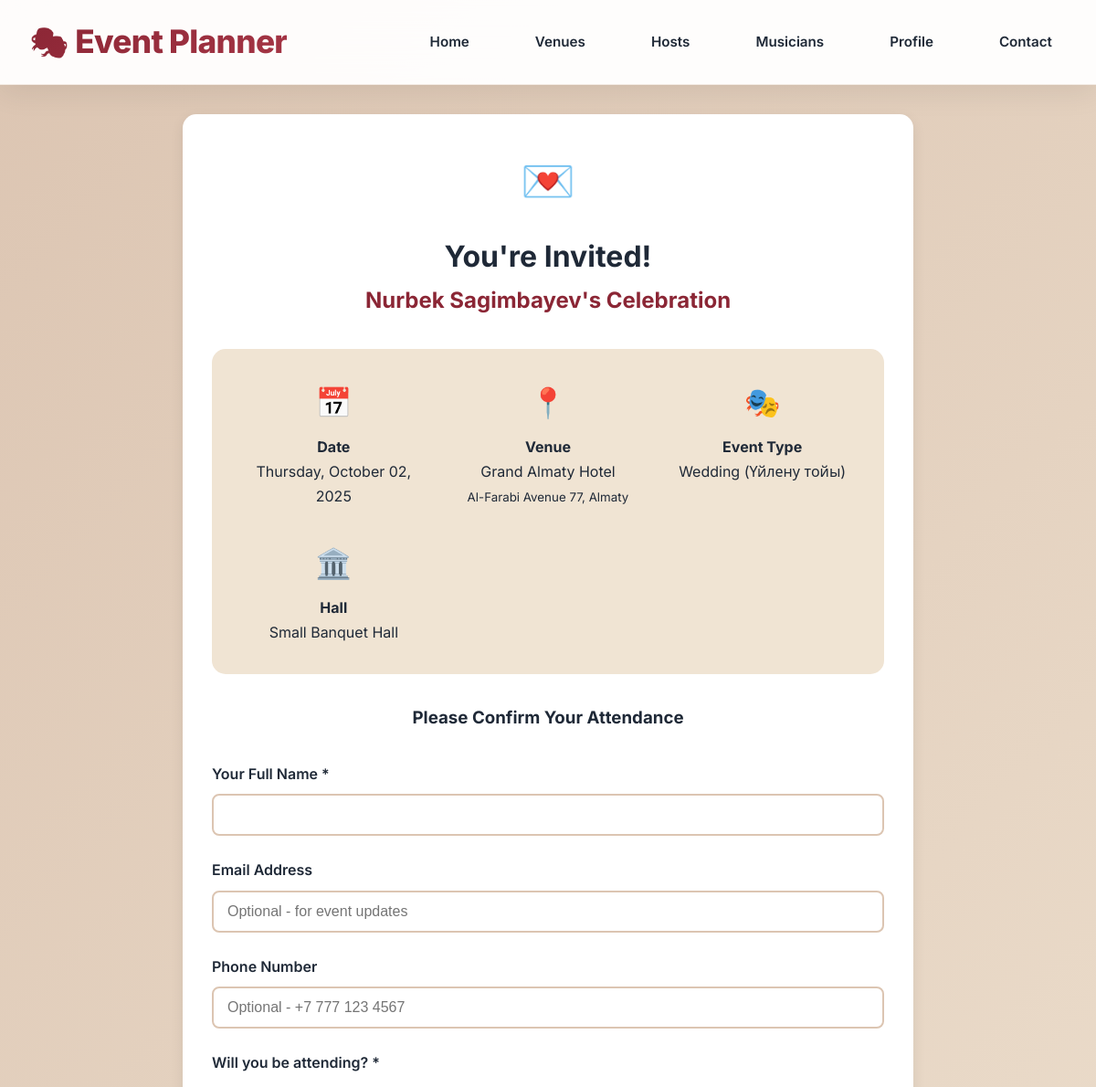
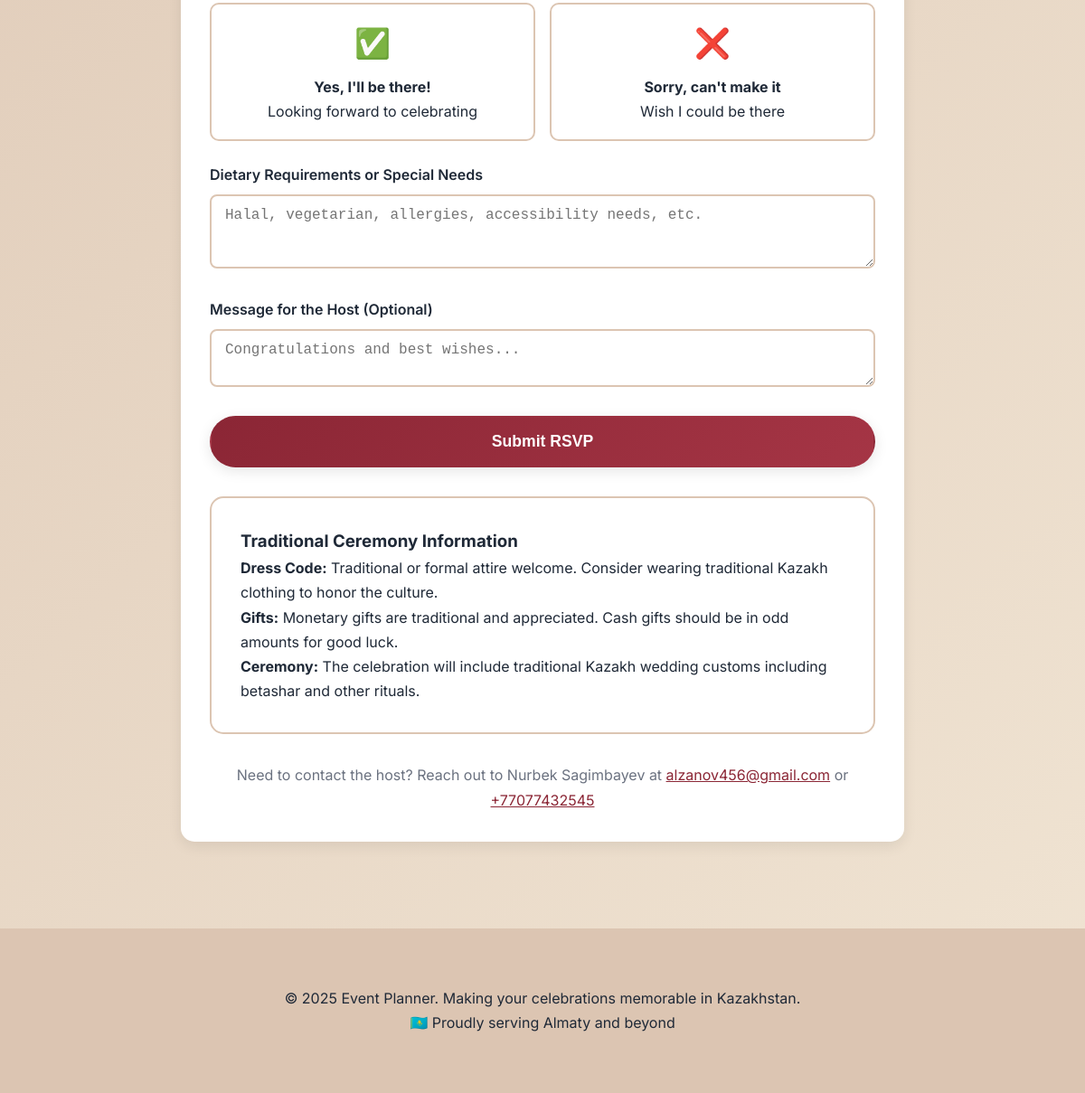
Screenshot of /rsvp/1 with the database file from the repository (2 pictures, top to bottom).
### app.py (models this page shows)
class Booking(db.Model):
    id = db.Column(db.Integer, primary_key=True)
    venue_id = db.Column(db.Integer, db.ForeignKey('venue.id'), nullable=False)
    user_id = db.Column(db.Integer, db.ForeignKey('user.id'), nullable=True)  # Made nullable for backward compatibility
    client_name = db.Column(db.String(100), nullable=False)
    client_email = db.Column(db.String(100), nullable=False)
    client_phone = db.Column(db.String(20), nullable=False)
    event_type = db.Column(db.String(50), nullable=False)
    event_date = db.Column(db.Date, nullable=False)
    guest_count = db.Column(db.Integer, nullable=False)
    selected_hall_id = db.Column(db.Integer, db.ForeignKey('hall.id'))
    special_requests = db.Column(db.Text)
    total_amount = db.Column(db.Integer)  # in KZT
    deposit_paid = db.Column(db.Boolean, default=False)
    status = db.Column(db.String(20), default='pending')  # pending, confirmed, cancelled
    created_at = db.Column(db.DateTime, default=datetime.utcnow)
    selected_hall = db.relationship('Hall', backref='bookings')
    guests = db.relationship('Guest', backref='booking', lazy=True, cascade='all, delete-orphan')

class Venue(db.Model):
    id = db.Column(db.Integer, primary_key=True)
    name = db.Column(db.String(100), nullable=False)
    district = db.Column(db.String(50), nullable=False)
    address = db.Column(db.String(200), nullable=False)
    description = db.Column(db.Text)
    capacity_min = db.Column(db.Integer, nullable=False)
    capacity_max = db.Column(db.Integer, nullable=False)
    price_per_person = db.Column(db.Integer, nullable=False)  # in KZT
    phone = db.Column(db.String(20))
    email = db.Column(db.String(100))
    image_url = db.Column(db.String(200))
    event_types = db.Column(db.String(200))  # Comma-separated: wedding,corporate,tusau_keser
    halls = db.relationship('Hall', backref='venue', lazy=True, cascade='all, delete-orphan')
    menu_items = db.relationship('MenuItem', backref='venue', lazy=True, cascade='all, delete-orphan')
    bookings = db.relationship('Booking', backref='venue', lazy=True)

class Hall(db.Model):
    id = db.Column(db.Integer, primary_key=True)
    venue_id = db.Column(db.Integer, db.ForeignKey('venue.id'), nullable=False)
    name = db.Column(db.String(100), nullable=False)
    capacity = db.Column(db.Integer, nullable=False)
    description = db.Column(db.Text)
    image_url = db.Column(db.String(200))

### app.py (the view)
@app.route('/rsvp/<int:booking_id>')
def guest_rsvp(booking_id):
    booking = Booking.query.get_or_404(booking_id)
    return render_template('guest_rsvp.html', booking=booking)

### templates/guest_rsvp.html (shortened to what this page needs)
{% extends "base.html" %}
{% block content %}
<div class="container">
    <div class="rsvp-container">
        <div class="text-center mb-3">
            <div style="font-size: 3rem; margin-bottom: 1rem;">💌</div>
            <h1>You're Invited!</h1>
            <h2 style="color: var(--accent-burgundy);">{{ booking.client_name }}'s Celebration</h2>
        </div>
        <div style="background: var(--soft-sand); padding: 2rem; border-radius: 15px; margin: 2rem 0;">
            <div style="display: grid; grid-template-columns: repeat(auto-fit, minmax(200px, 1fr)); gap: 2rem;">
                <div class="text-center">
                    <div style="font-size: 2rem; margin-bottom: 0.5rem;">📅</div>
                    <strong>Date</strong>
                    <p>{{ booking.event_date.strftime('%A, %B %d, %Y') if booking.event_date else 'Date To Be Determined' }}</p>
                </div>
                <div class="text-center">
                    <div style="font-size: 2rem; margin-bottom: 0.5rem;">📍</div>
                    <strong>Venue</strong>
                    <p>{{ booking.venue.name if booking.venue else 'Venue TBD' }}</p>
                    <small>{{ booking.venue.address if booking.venue else 'Address TBD' }}</small>
                </div>
                <div class="text-center">
                    <div style="font-size: 2rem; margin-bottom: 0.5rem;">🎭</div>
                    <strong>Event Type</strong>
                    <p>
                        {% if booking.event_type == 'wedding' %}Wedding (Үйлену тойы)
                        {% elif booking.event_type == 'tusau_keser' %}Tusau Keser (Тұсау кесер)
                        {% elif booking.event_type == 'corporate' %}Corporate Event
                        {% elif booking.event_type == 'kudalyk' %}Kudalyk (Құдалық)
                        {% else %}{{ booking.event_type.title() }}
                        {% endif %}
                    </p>
                </div>
                {% if booking.selected_hall %}
                <div class="text-center">
                    <div style="font-size: 2rem; margin-bottom: 0.5rem;">🏛️</div>
                    <strong>Hall</strong>
                    <p>{{ booking.selected_hall.name }}</p>
                </div>
                {% endif %}
            </div>
        </div>
        <div class="rsvp-form">
            <h3 class="text-center mb-2">Please Confirm Your Attendance</h3>
            <form id="rsvp-form">
                <div class="form-group">
                    <label for="guest-name">Your Full Name *</label>
                    <input type="text" id="guest-name" class="form-control" required>
                </div>
                <div class="form-group">
                    <label for="guest-email">Email Address</label>
                    <input type="email" id="guest-email" class="form-control" placeholder="Optional - for event updates">
                </div>
                <div class="form-group">
                    <label for="guest-phone">Phone Number</label>
                    <input type="tel" id="guest-phone" class="form-control" placeholder="Optional - +7 777 123 4567">
                </div>
                <div class="form-group">
                    <label>Will you be attending? *</label>
                    <div class="rsvp-status">
                        <div class="status-option" data-status="attending">
                            <div style="font-size: 2rem; margin-bottom: 0.5rem;">✅</div>
                            <strong>Yes, I'll be there!</strong>
                            <p>Looking forward to celebrating</p>
                        </div>
                        <div class="status-option" data-status="not_attending">
                            <div style="font-size: 2rem; margin-bottom: 0.5rem;">❌</div>
                            <strong>Sorry, can't make it</strong>
                            <p>Wish I could be there</p>
                        </div>
                    </div>
                </div>
                <div class="form-group">
                    <label for="dietary-requirements">Dietary Requirements or Special Needs</label>
                    <textarea id="dietary-requirements" class="form-control" rows="3" placeholder="Halal, vegetarian, allergies, accessibility needs, etc."></textarea>
                </div>
                <div class="form-group">
                    <label for="message">Message for the Host (Optional)</label>
                    <textarea id="message" class="form-control" rows="2" placeholder="Congratulations and best wishes..."></textarea>
                </div>
                <button type="submit" class="btn btn-primary" style="width: 100%; padding: 1rem; font-size: 1.1rem;">
                    Submit RSVP
                </button>
            </form>
        </div>
        {% if booking.event_type in ['wedding', 'tusau_keser', 'kudalyk'] %}
        <div style="background: var(--white); padding: 2rem; border-radius: 15px; margin-top: 2rem; border: 2px solid var(--primary-beige);">
            <h3>Traditional Ceremony Information</h3>
            {% if booking.event_type == 'wedding' %}
                <p><strong>Dress Code:</strong> Traditional or formal attire welcome. Consider wearing traditional Kazakh clothing to honor the culture.</p>
                <p><strong>Gifts:</strong> Monetary gifts are traditional and appreciated. Cash gifts should be in odd amounts for good luck.</p>
                <p><strong>Ceremony:</strong> The celebration will include traditional Kazakh wedding customs including betashar and other rituals.</p>
            {% elif booking.event_type == 'kudalyk' %}
                <p><strong>Ceremony:</strong> This is a traditional matchmaking ceremony between families.</p>
                <p><strong>Dress Code:</strong> Formal or traditional attire is appropriate.</p>
                <p><strong>Gifts:</strong> Gifts for both families are traditional.</p>
            {% endif %}
        </div>
        {% endif %}
        <div style="margin-top: 2rem; text-align: center;">
            <p style="color: var(--text-light);">
                Need to contact the host? Reach out to {{ booking.client_name }} at
                <a href="mailto:{{ booking.client_email }}" style="color: var(--accent-burgundy);">{{ booking.client_email }}</a>
                {% if booking.client_phone %}
                or <a href="tel:{{ booking.client_phone }}" style="color: var(--accent-burgundy);">{{ booking.client_phone }}</a>
                {% endif %}
            </p>
        </div>
    </div>
</div>
{% endblock %}

### static/css/style.css (style rules this page uses)
:root { --primary-beige: #DCC5B2; --soft-sand: #F0E4D3; --accent-burgundy: #8B2635; --accent-green: #2D5016; --accent-royal-blue: #1E3A8A; --text-dark: #1F2937; --text-light: #6B7280; --text-muted: #9CA3AF; --white: #FFFFFF; --shadow: rgba(0, 0, 0, 0.08); --shadow-lg: rgba(0, 0, 0, 0.15); --shadow-xl: rgba(0, 0, 0, 0.25); --gradient-primary: linear-gradient(135deg, var(--primary-beige) 0%, var(--soft-sand) 100%); --gradient-accent: linear-gradient(135deg, var(--accent-burgundy) 0%, #A53545 100%); --gradient-green: linear-gradient(135deg, var(--accent-green) 0%, #3A6B1F 100%); --border-radius: 12px; --border-radius-lg: 20px; --transition: all 0.3s cubic-bezier(0.4, 0, 0.2, 1); --animation-bounce: cubic-bezier(0.68, -0.55, 0.265, 1.55); }
* { margin: 0; padding: 0; box-sizing: border-box; }
body { font-family: 'Inter', 'Segoe UI', -apple-system, BlinkMacSystemFont, sans-serif; background: var(--gradient-primary); background-attachment: fixed; color: var(--text-dark); line-height: 1.7; font-size: 16px; font-weight: 400; -webkit-font-smoothing: antialiased; -moz-osx-font-smoothing: grayscale; overflow-x: hidden; }
.container { max-width: 1200px; margin: 0 auto; padding: 2rem; }
.btn { display: inline-flex; align-items: center; justify-content: center; padding: 14px 32px; border: none; border-radius: 50px; font-size: 1rem; font-weight: 600; text-decoration: none; cursor: pointer; transition: var(--transition); text-align: center; position: relative; overflow: hidden; min-height: 48px; gap: 8px; box-shadow: 0 4px 15px rgba(0, 0, 0, 0.1); }
.btn::before { content: ''; position: absolute; top: 0; left: -100%; width: 100%; height: 100%; background: linear-gradient(90deg, transparent, rgba(255, 255, 255, 0.2), transparent); transition: left 0.5s; }
.btn-primary { background: var(--gradient-accent); color: var(--white); border: 2px solid transparent; }
.form-group { margin-bottom: 1.5rem; }
.form-group label { display: block; margin-bottom: 0.5rem; font-weight: 600; color: var(--text-dark); }
.form-control { width: 100%; padding: 12px 15px; border: 2px solid var(--primary-beige); border-radius: 8px; font-size: 1rem; background-color: var(--white); transition: border-color 0.3s ease; }
.rsvp-container { max-width: 800px; margin: 0 auto; background: var(--white); padding: 2rem; border-radius: 15px; box-shadow: 0 5px 15px var(--shadow); }
.rsvp-form { display: grid; gap: 1rem; margin-top: 2rem; }
.rsvp-status { display: flex; gap: 1rem; margin: 1rem 0; }
.status-option { flex: 1; padding: 1rem; border: 2px solid var(--primary-beige); border-radius: 10px; text-align: center; cursor: pointer; transition: all 0.3s ease; }
.text-center { text-align: center; }
.mb-2 { margin-bottom: 1rem; }
.mb-3 { margin-bottom: 1.5rem; }

### rows the page displays
Booking: client_name "Nurbek Sagimbayev", event_date "Thursday, October 02, 2025", client_email "alzanov456@gmail.com", client_phone "+77077432545"
Venue: venue "Grand Almaty Hotel", venue "Al-Farabi Avenue 77, Almaty"
Hall: selected_hall.name "Small Banquet Hall"
